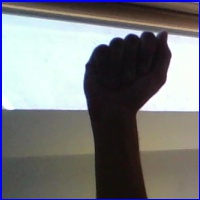
#> input picture asl_alphabet_test/A_test.jpg, 200 x 200 px, given in place of the camera
$ jupyter execute --allow-errors 'Capturar Image.ipynb'   (text cells are left out)
#> lines starting #> are read from the running program, lines starting #| are printed output that depends on the picture; after the words box and inside, x2 and y2 are one past the last pixel; in counts of white or black regions, pixels touching at a corner belong together
[cell 1]
import matplotlib.pyplot as plt
import numpy as np
import os
import PIL
import cv2
import math
from sklearn.preprocessing import normalize

import keras
from keras import preprocessing
from keras import layers
from keras.models import Sequential

#> (a cell that did not finish here is left out)

[cell 3]
class_names = ['A', 'B', 'C', 'D', 'E', 'F', 'G', 'H', 'I', 'J', 'K', 'L', 'M', 'N', 'O', 'P', 'Q', 'R', 'S', 'T', 'U', 'V', 'W', 'X', 'Y', 'Z', '0','1', '2', '3', '4', '5', '6', '7', '8', '9', '10']

def translate_prediction(prediction):
    if(len(class_names) >= int(prediction)):
        return class_names[int(prediction)]
    return ""

def test_modelo(image):
    img_height = 50
    img_width = 50

    img = cv2.resize(image, (img_width, img_height))
    img = np.array(img, dtype=np.float32)
    cv2.imwrite(os.path.join("" , "reshaped.jpg"), img)
    img = np.reshape(img, (1, img_width, img_height, 1))
    predictions = new_model.predict(img)[0]

#     score = predictions / np.linalg.norm(predictions)
    score = normalize(predictions[:,np.newaxis], axis=0).ravel()
    prediction = np.argmax(score)
    print(len(predictions), prediction )
    return "This image most likely belongs to {} (index: {}) with a {:.2f} percent confidence.".format(translate_prediction(prediction), prediction, 100 * np.max(score))

[cell 4]
#Init Webcam
cap = cv2.VideoCapture(0)
result = True

while result:
    obtain, frame = cap.read()
#> frame is the input picture: shape (200, 200, 3); mean B, G, R 123.9, 121.8, 120.8

    # Simulating mirror image
    frame = cv2.flip(frame, 1)
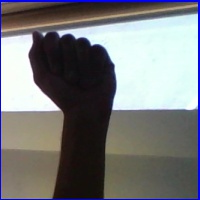
#> frame: shape (200, 200, 3); mean B, G, R 123.9, 121.8, 120.8


    # Coordinates of the Region of Interest
    x1 = int(0.5*frame.shape[1])
#> x1 = 100
    y1 = 10
    x2 = frame.shape[1]-10
#> x2 = 190
    y2 = int(0.5*frame.shape[1])
#> y2 = 100
    # Drawing the Region of Interest
    # The increment/decrement by 1 is to compensate for the bounding box
    cv2.rectangle(frame, (x1-1, y1-1), (x2+1, y2+1), (255,0,0) ,1)
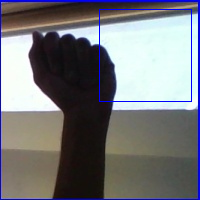
#> frame: shape (200, 200, 3); 0.92% of pixels changed, all inside (x1, y1, x2, y2) = (99, 9, 192, 102)
    # Extracting the Region of Interest
    roi = frame[y1:y2, x1:x2]
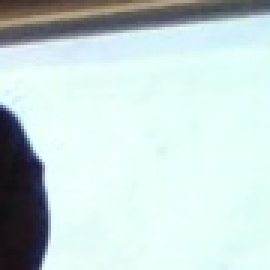
#> roi: shape (90, 90, 3) (shown 3 times larger); mean B, G, R 215.4, 215.7, 198.2
    frame = frame[y1:y2, x1:x2]
    #Para cambiar el tamaño de la ventana del roi modificar los ultimos dos numeros
    roi = cv2.resize(roi, (500, 500))
#> roi: shape (500, 500, 3)
    #frame = cv2.resize(frame, (1024,1024))

    #mostrar camara normal
    cv2.imshow("Frame", frame)

    #GaussianBlur para eliminar ruido
    roi = cv2.GaussianBlur(roi, (5,5),0)


    #MedianBlur para suavizar contorno
    i = 0
    while i < 15:
       roi = cv2.medianBlur(roi, 7);
       i+=1
#> after the loop, i = 15

    # do the processing!
    roi = cv2.cvtColor(roi, cv2.COLOR_BGR2GRAY)
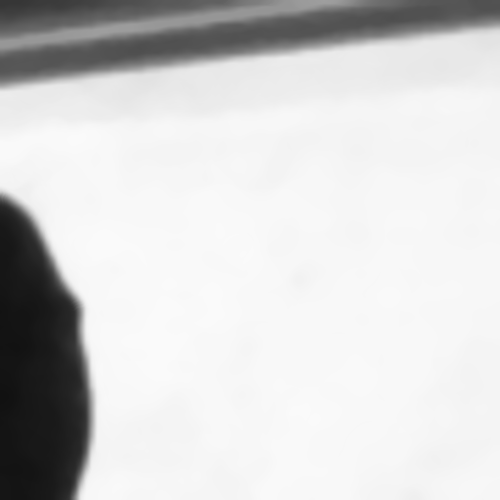
#> roi: shape (500, 500); min 17, max 250, mean 210.4
    #threshold previous capture image
    _, roi = cv2.threshold(roi, 120, 255, cv2.THRESH_BINARY)
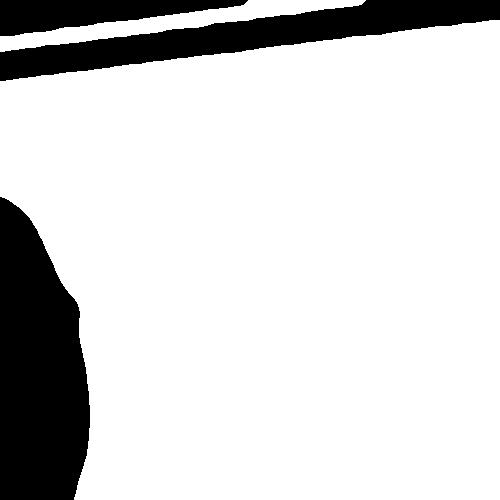
#> roi: shape (500, 500); 83.6% white; 3 black regions, box (x1, y1, x2, y2) and area: (0, 197, 90, 500) 21300, (0, 0, 500, 81) 14525, (0, 0, 248, 36) 5130

    #Mostrar ROI
#     roi = cv2.bitwise_not(roi)
    cv2.imshow("ROI", roi)


    if cv2.waitKey(1) == ord('c'):
        #Image with no filter
#         pathNoFilter = 'C:/Users/Yulisa/Desktop/Imagenes/SinFiltro'
#> (key Esc is pressed here)
        image_name = "image_sample.jpg"
#         cv2.imwrite(os.path.join(pathNoFilter , image_name), frame[y1:y2, x1:x2])
#         print("Foto guardada sin filtro {}".format(image_name))

        #Image with filter
        cv2.imwrite(os.path.join("" , image_name), roi)
#         print("Foto guardada con filtro {}".format(image_name))
        print(test_modelo(roi))

        result = True

    interrupt = cv2.waitKey(1)
#> (key Esc is pressed here)
    if interrupt & 0xFF == 27: # esc key
        result = False

cap.release()
cv2.destroyAllWindows()

$ run again, on asl_alphabet_test/B_test.jpg
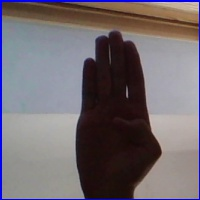
#> input picture asl_alphabet_test/B_test.jpg, 200 x 200 px, given in place of the camera
#> frame is the input picture: shape (200, 200, 3); mean B, G, R 111.8, 106.2, 114
#> `cv2.rectangle(frame, (x1-1, y1-1), (x2+1, y2+1), (255,0,0) ,1)`:
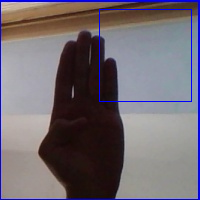
#> frame: shape (200, 200, 3); mean B, G, R 113.3, 105.3, 113
#> after the loop `while i < 15:`: i = 15
#> `_, roi = cv2.threshold(roi, 120, 255, cv2.THRESH_BINARY)`:
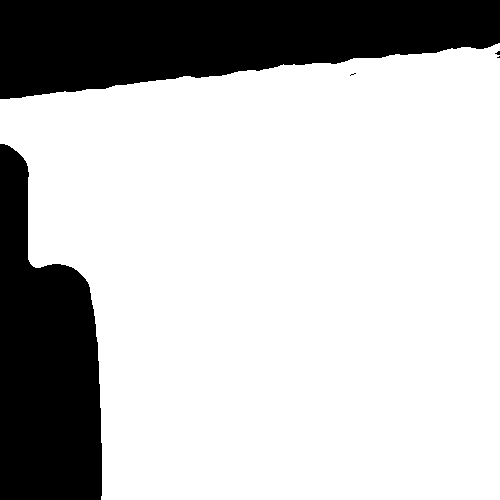
#> roi: shape (500, 500); 75.3% white; 5 black regions (3 under 20 px), largest, box (x1, y1, x2, y2) and area: (0, 0, 500, 99) 35648, (0, 144, 102, 500) 26016

$ run again, on asl_alphabet_test/C_test.jpg
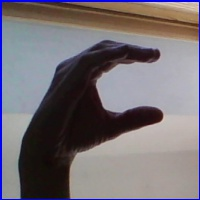
#> input picture asl_alphabet_test/C_test.jpg, 200 x 200 px, given in place of the camera
#> frame is the input picture: shape (200, 200, 3); mean B, G, R 117.1, 111.6, 118
#> `cv2.rectangle(frame, (x1-1, y1-1), (x2+1, y2+1), (255,0,0) ,1)`:
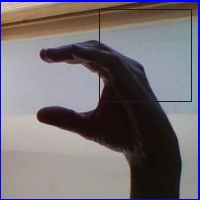
#> frame: shape (200, 200, 3); mean B, G, R 118.6, 110.7, 117.1
#> after the loop `while i < 15:`: i = 15
#> `_, roi = cv2.threshold(roi, 120, 255, cv2.THRESH_BINARY)`:
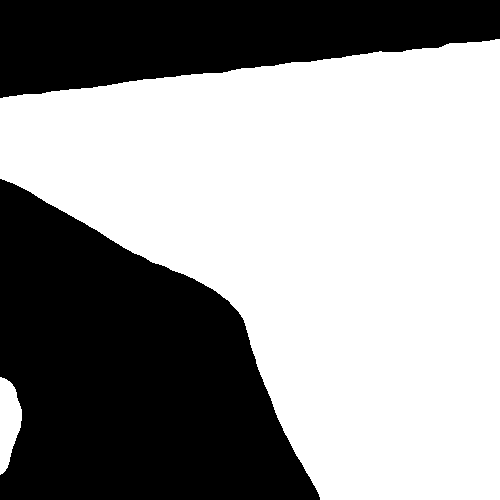
#> roi: shape (500, 500); 59.5% white; 2 black regions, box (x1, y1, x2, y2) and area: (0, 179, 320, 500) 67074, (0, 0, 500, 98) 34054
